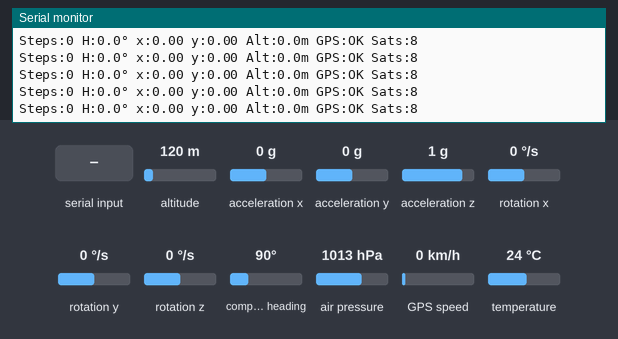
A sketch run on a simulated ESP32-S3. On the bench: the last lines printed to the serial monitor. Inputs (shaded band) come from the test bench; at power-on: rotation z 0 °/s, altitude 120 m, compass heading 90°, air pressure 1013 hPa, acceleration x 0 g, acceleration y 0 g, acceleration z 1 g, rotation x 0 °/s, rotation y 0 °/s, GPS speed 0 km/h, temperature 24 °C. The GPS gets a fix after 3 s at 37.7749, -122.4194 with 8 satellites; nothing arrives over Bluetooth unless stated; a phone connects over Bluetooth LE 3 s after start.

Above: at 8.8 s.
8.9 s: rotation z set to -192 °/s
At 8.96 s:
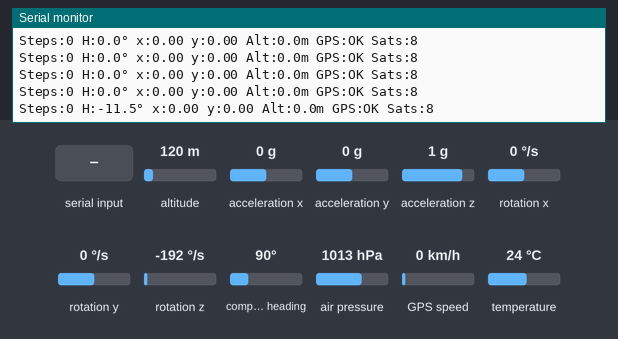
10.4 s: "1" received over the second serial link
At 10.77 s:
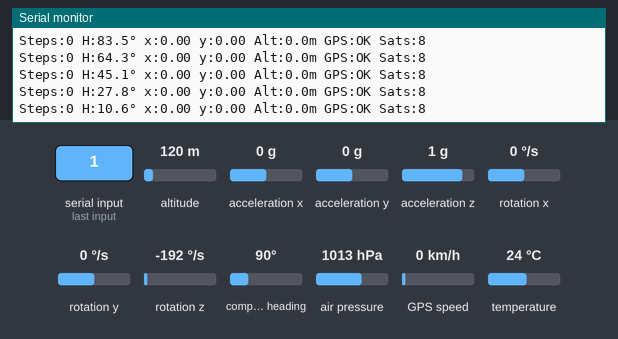
11.9 s: altitude set to 20 m
At 11.97 s:
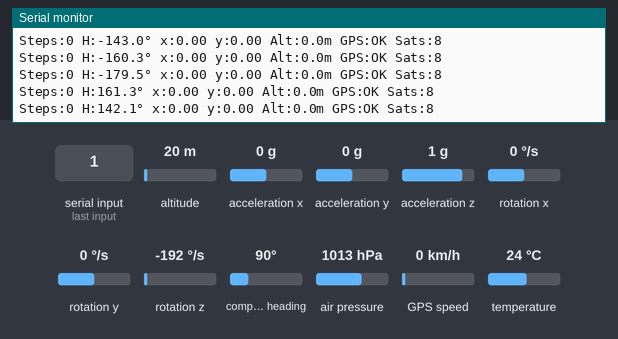
13.4 s: compass heading set to 7°
At 13.48 s:
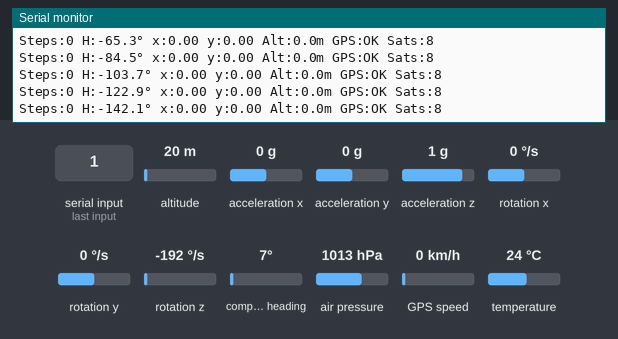
14.9 s: "0" received over the second serial link
16.4 s: air pressure set to 952 hPa
At 16.4 s:
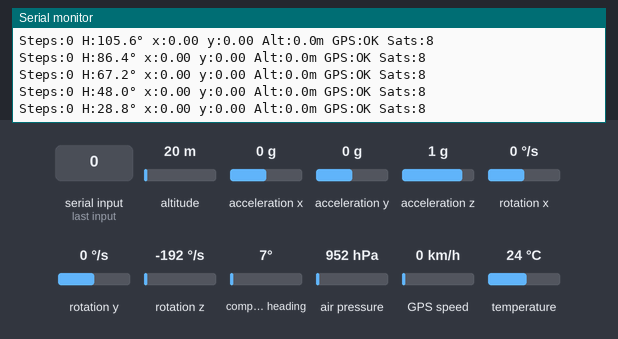
Timing chart, 0 to 18.9 s (numbered marks = the images above; inputs shaded):
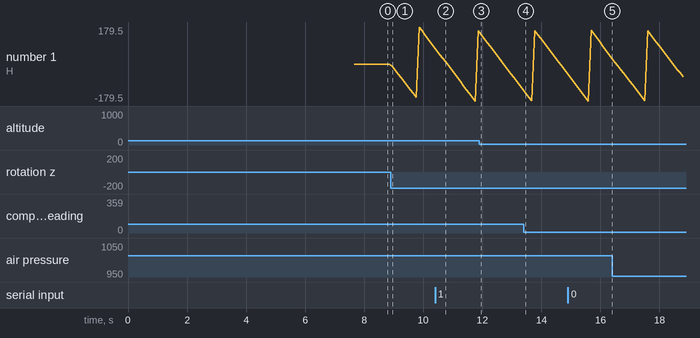

Measured:
- after the input at 8.9 s, the serial monitor: prints a new line after 0.06 s (image 1)
- after the input at 10.4 s, the serial monitor: prints a new line after 0.36 s (image 2)
- plotted number 1: 0 → 83.5 after the input at 8.9 s

The sketch:

Dead_reck_mark_I.ino
```cpp
// ============================================================
// PDR Localization System — ESP32-S3 SuperMini
// Sensors: MPU6050 + BMP280 (I2C) + BN220 GPS (UART)
// BLE GATT notification output at ~10Hz
// ============================================================
// ⚠ MOUNTING NOTE: Always mount at waist, chest, or secure
// pocket. Hand-held testing introduces severe arm-swing noise
// that corrupts step detection and heading. Results will be
// poor if you just hold the device while walking.
// ============================================================

#include <Wire.h>
#include <Adafruit_MPU6050.h>
#include <Adafruit_BMP280.h>
#include <Adafruit_Sensor.h>
#include <TinyGPSPlus.h>
#include <HardwareSerial.h>
#include <ArduinoBLE.h>
#include <math.h>

// ============================================================
// PIN CONFIGURATION
// ============================================================
#define I2C_SDA         8
#define I2C_SCL         9
#define GPS_RX_PIN      1       // ESP32 RX ← GPS TX
#define GPS_TX_PIN      3       // ESP32 TX → GPS RX (unused)
#define GPS_BAUD        9600
#define IMU_SAMPLE_HZ   100
#define IMU_INTERVAL_MS (1000 / IMU_SAMPLE_HZ)

// ============================================================
// BLE CONFIGURATION
// ============================================================
#define BLE_DEVICE_NAME     "PDR_ESP32"
#define BLE_SERVICE_UUID    "12345678-1234-1234-1234-1234567890AB"
#define BLE_CHAR_UUID       "12345678-1234-1234-1234-1234567890CD"

BLEService         pdrService(BLE_SERVICE_UUID);
BLECharacteristic  pdrChar(BLE_CHAR_UUID,
                           BLERead | BLENotify,
                           128);   // 128-byte payload

// ============================================================
// SENSOR OBJECTS
// ============================================================
Adafruit_MPU6050  mpu;
Adafruit_BMP280   bmp;
TinyGPSPlus       gps;
HardwareSerial    gpsSerial(1);   // UART1

// ============================================================
// CALIBRATION STATE
// ============================================================
float accelBiasX = 0, accelBiasY = 0, accelBiasZ = 0;
float gyroBiasX  = 0, gyroBiasY  = 0, gyroBiasZ  = 0;
const int   CALIB_SAMPLES   = 500;
const float GRAVITY         = 9.81f;

// ============================================================
// IMU FILTERING
// ============================================================
// α close to 1 = heavy smoothing (slower response)
// α close to 0 = less smoothing (faster response)
// 0.15 works well at 100Hz for walking (2 Hz gait)
const float LPF_ALPHA   = 0.15f;
float       accelMagLPF = GRAVITY;   // initialise to 1g

// ============================================================
// STEP DETECTION PARAMETERS
// ============================================================
// TUNING GUIDE:
//   STEP_UPPER_THRESHOLD: peak that confirms a step push-off.
//     Too low → false steps from swaying. Too high → missed steps.
//     Start at 10.5 m/s² and adjust ±0.5 until ~2 steps/sec walking
//     gives exactly 2 counts/sec.
//   STEP_LOWER_THRESHOLD: must fall below this after a peak.
//     Prevents double-counting the same step.
//   STEP_DEBOUNCE_MS: minimum time between steps.
//     Normal walking ~350–600ms between steps.
//     Set to 300ms to allow fast walking; raise to 400ms if
//     you see double-counting.
const float STEP_UPPER_THRESHOLD = 10.5f;   // m/s²
const float STEP_LOWER_THRESHOLD = 9.5f;    // m/s²
const int   STEP_DEBOUNCE_MS     = 300;     // ms

bool        stepPeakDetected  = false;
bool        belowLower        = true;
uint32_t    lastStepTime      = 0;
uint32_t    stepCount         = 0;
bool        stepThisFrame     = false;

// Peak tracker for Weinberg step length
float accelMax = GRAVITY;
float accelMin = GRAVITY;

// ============================================================
// STEP LENGTH ESTIMATION — WEINBERG METHOD
// ============================================================
// step_length = K * (amax - amin)^0.25
// K is the Weinberg constant. Calibrate experimentally:
//   Walk 20 steps on a measured 10m course.
//   Measure actual distance / step_count = actual_step_len
//   Compute estimated_step_len from formula.
//   K_new = K_old * (actual_step_len / estimated_step_len)
// Typical K range: 0.38–0.50 for waist/chest mount.
// Reduce K for chest mount, increase for loose pocket.
const float WEINBERG_K = 0.45f;   // meters

// ============================================================
// HEADING / YAW STATE
// ============================================================
// ⚠ CRITICAL LIMITATION: MPU6050 has NO magnetometer.
// Gyro-only yaw drifts at ~0.5–3°/sec depending on temperature
// and motion. Without mag or GPS correction, heading becomes
// unreliable after ~30–60 seconds of walking. This implementation
// corrects heading using GPS course when moving fast enough.
// This is NOT sufficient for indoor use or slow walking.
// Future upgrade path: add HMC5883L or use BNO055.
float heading_rad   = 0.0f;   // radians, 0 = east (GPS convention)
float gyroBiasZ_rt  = 0.0f;   // runtime drift estimate (future use)

// Complementary heading fusion weight
// β = 0 → pure gyro (drifts fast), β = 1 → pure GPS course (jumpy)
// 0.05–0.15 works well for outdoor walking
const float GPS_HEADING_WEIGHT = 0.08f;

// ============================================================
// PEDESTRIAN DEAD RECKONING STATE
// ============================================================
float pdr_x = 0.0f;   // meters east  from origin
float pdr_y = 0.0f;   // meters north from origin

// ============================================================
// GPS STATE AND REFERENCE ORIGIN
// ============================================================
double originLat = 0.0, originLon = 0.0;
bool   originSet = false;

double rawGpsLat = 0.0, rawGpsLon = 0.0;
double fusedLat  = 0.0, fusedLon  = 0.0;
float  gpsSpeed  = 0.0f;    // m/s
float  gpsCourse = 0.0f;    // degrees true north
int    gpsSats   = 0;
bool   gpsValid  = false;
bool   newGpsFix = false;

// GPS fusion parameters
// GPS_FUSION_ALPHA: weight given to GPS position vs PDR each fix.
//   0.3 = trusts GPS 30%, PDR 70%.
//   Increase if GPS quality is good (open sky, 8+ sats).
//   Decrease if GPS is noisy or indoors.
// GPS_OUTLIER_METERS: reject GPS fix if it jumps more than this
//   from current PDR position. 30m is conservative for 1Hz GPS.
const float GPS_FUSION_ALPHA   = 0.30f;
const float GPS_OUTLIER_METERS = 30.0f;
const float GPS_MIN_SPEED_MS   = 0.5f;    // m/s — below this ignore GPS course
const int   GPS_MIN_SATS       = 4;

// ============================================================
// BMP280 STATE
// ============================================================
float altitude_m = 0.0f;
float pressure_hpa = 0.0f;
float altitudeBaseline = 0.0f;
bool  altBaselineSet   = false;

// ============================================================
// TIMING
// ============================================================
uint32_t lastImuTime    = 0;
uint32_t lastBleTime    = 0;
uint32_t lastBmpTime    = 0;
const int BLE_TX_INTERVAL_MS = 100;   // 10Hz
const int BMP_INTERVAL_MS    = 500;   // 2Hz

// ============================================================
// COORDINATE CONVERSION UTILITIES
// ============================================================
// Earth radius in meters (WGS-84 approximation)
const double EARTH_R = 6371000.0;

// Convert local x (east), y (north) displacement in meters
// to absolute lat/lon given an origin lat/lon
void xy_to_latlon(double ox, double oy,         // origin lat/lon degrees
                  float x,  float y,            // local meters
                  double &lat, double &lon) {
    lat = ox + (y / EARTH_R) * (180.0 / M_PI);
    lon = oy + (x / (EARTH_R * cos(ox * M_PI / 180.0))) * (180.0 / M_PI);
}

// Convert absolute lat/lon to local x (east), y (north) meters
// relative to origin
void latlon_to_xy(double ox,  double oy,        // origin lat/lon degrees
                  double lat, double lon,        // point lat/lon degrees
                  float &x,   float &y) {
    y = (float)((lat - ox) * M_PI / 180.0 * EARTH_R);
    x = (float)((lon - oy) * M_PI / 180.0 * EARTH_R *
                cos(ox * M_PI / 180.0));
}

// ============================================================
// CALIBRATION
// ============================================================
void calibrateIMU() {
    Serial.println("[CAL] Keep device STILL for calibration...");
    delay(2000);

    double sumAx = 0, sumAy = 0, sumAz = 0;
    double sumGx = 0, sumGy = 0, sumGz = 0;

    for (int i = 0; i < CALIB_SAMPLES; i++) {
        sensors_event_t a, g, temp;
        mpu.getEvent(&a, &g, &temp);

        sumAx += a.acceleration.x;
        sumAy += a.acceleration.y;
        sumAz += a.acceleration.z;
        sumGx += g.gyro.x;
        sumGy += g.gyro.y;
        sumGz += g.gyro.z;

        delay(5);   // ~200Hz during calibration
    }

    accelBiasX = sumAx / CALIB_SAMPLES;
    accelBiasY = sumAy / CALIB_SAMPLES;
    // Z bias: remove gravity component (assume device roughly flat)
    accelBiasZ = (sumAz / CALIB_SAMPLES) - GRAVITY;
    gyroBiasX  = sumGx / CALIB_SAMPLES;
    gyroBiasY  = sumGy / CALIB_SAMPLES;
    gyroBiasZ  = sumGz / CALIB_SAMPLES;

    Serial.printf("[CAL] AccelBias: %.4f %.4f %.4f\n",
                  accelBiasX, accelBiasY, accelBiasZ);
    Serial.printf("[CAL] GyroBias:  %.4f %.4f %.4f\n",
                  gyroBiasX,  gyroBiasY,  gyroBiasZ);
    Serial.println("[CAL] Calibration complete.");
}

// ============================================================
// SETUP
// ============================================================
void setup() {
    Serial.begin(115200);
    delay(1000);
    Serial.println("[BOOT] PDR Localization System");

    // I2C
    Wire.begin(I2C_SDA, I2C_SCL);

    // MPU6050
    if (!mpu.begin()) {
        Serial.println("[ERR] MPU6050 not found! Check wiring.");
        while (1) delay(500);
    }
    mpu.setAccelerometerRange(MPU6050_RANGE_4_G);
    mpu.setGyroRange(MPU6050_RANGE_500_DEG);
    // Built-in DLPF at 21Hz reduces high-freq vibration noise
    mpu.setFilterBandwidth(MPU6050_BAND_21_HZ);
    Serial.println("[OK] MPU6050 ready");

    // BMP280
    if (!bmp.begin(0x76)) {
        if (!bmp.begin(0x77)) {
            Serial.println("[ERR] BMP280 not found! Check wiring.");
            while (1) delay(500);
        }
    }
    bmp.setSampling(Adafruit_BMP280::MODE_NORMAL,
                    Adafruit_BMP280::SAMPLING_X2,
                    Adafruit_BMP280::SAMPLING_X16,
                    Adafruit_BMP280::FILTER_X16,
                    Adafruit_BMP280::STANDBY_MS_500);
    Serial.println("[OK] BMP280 ready");

    // GPS UART
    gpsSerial.begin(GPS_BAUD, SERIAL_8N1, GPS_RX_PIN, GPS_TX_PIN);
    Serial.println("[OK] GPS UART ready");

    // IMU Calibration
    calibrateIMU();

    // BLE
    if (!BLE.begin()) {
        Serial.println("[ERR] BLE init failed!");
        while (1) delay(500);
    }
    BLE.setLocalName(BLE_DEVICE_NAME);
    BLE.setAdvertisedService(pdrService);
    pdrService.addCharacteristic(pdrChar);
    BLE.addService(pdrService);
    BLE.advertise();
    Serial.printf("[OK] BLE advertising as '%s'\n", BLE_DEVICE_NAME);

    // Baseline altitude (average 20 readings)
    float altSum = 0;
    for (int i = 0; i < 20; i++) {
        altSum += bmp.readAltitude(1013.25);
        delay(50);
    }
    altitudeBaseline = altSum / 20.0f;
    altBaselineSet = true;
    Serial.printf("[OK] Altitude baseline: %.2f m\n", altitudeBaseline);

    lastImuTime = millis();
    Serial.println("[READY] System running.");
}

// ============================================================
// IMU + PDR UPDATE (called at ~100Hz)
// ============================================================
void updateIMU() {
    sensors_event_t a, g, temp;
    mpu.getEvent(&a, &g, &temp);

    // Apply bias correction
    float ax = a.acceleration.x - accelBiasX;
    float ay = a.acceleration.y - accelBiasY;
    float az = a.acceleration.z - accelBiasZ;
    float gz = g.gyro.z        - gyroBiasZ;

    // Acceleration magnitude (should be ~9.81 at rest)
    float accelMag = sqrtf(ax*ax + ay*ay + az*az);

    // Low-pass filter — smooth out high-frequency vibrations
    accelMagLPF = LPF_ALPHA * accelMag + (1.0f - LPF_ALPHA) * accelMagLPF;

    // Track min/max for Weinberg within each step window
    if (accelMagLPF > accelMax) accelMax = accelMagLPF;
    if (accelMagLPF < accelMin) accelMin = accelMagLPF;

    // ---- STEP DETECTION (Schmidt trigger / peak detector) ----
    stepThisFrame = false;
    uint32_t now  = millis();

    if (!stepPeakDetected && belowLower &&
        accelMagLPF > STEP_UPPER_THRESHOLD) {
        // Rising edge — potential step
        stepPeakDetected = true;
        belowLower = false;
    }

    if (stepPeakDetected && accelMagLPF < STEP_LOWER_THRESHOLD) {
        // Falling edge — confirm step if debounce elapsed
        belowLower = true;
        if ((now - lastStepTime) >= (uint32_t)STEP_DEBOUNCE_MS) {
            // ---- CONFIRMED STEP ----
            stepThisFrame = true;
            stepCount++;
            lastStepTime = now;

            // Weinberg step length
            float stepLen = WEINBERG_K *
                            powf(accelMax - accelMin, 0.25f);
            // Clamp to sane range (0.3m–1.0m)
            stepLen = constrain(stepLen, 0.30f, 1.00f);

            // PDR displacement update
            pdr_x += stepLen * cosf(heading_rad);
            pdr_y += stepLen * sinf(heading_rad);

            // Reset peak tracker for next step
            accelMax = accelMagLPF;
            accelMin = accelMagLPF;
        }
        stepPeakDetected = false;
    }

    // ---- GYRO YAW INTEGRATION ----
    // dt is nominally 10ms (100Hz) but we use actual elapsed time
    float dt = IMU_INTERVAL_MS / 1000.0f;
    // gz in rad/s; integrate into heading
    // MPU6050 z-axis is vertical when flat. Adjust sign if
    // your mounting orientation is different.
    heading_rad += gz * dt;
    // Wrap to [-π, π]
    while (heading_rad >  M_PI) heading_rad -= 2.0f * M_PI;
    while (heading_rad < -M_PI) heading_rad += 2.0f * M_PI;
}

// ============================================================
// GPS PROCESSING (called when new NMEA data arrives)
// ============================================================
void processGPS() {
    if (!gps.location.isValid() || !gps.location.isUpdated()) return;

    rawGpsLat = gps.location.lat();
    rawGpsLon = gps.location.lng();
    gpsValid  = gps.location.isValid();
    gpsSats   = gps.satellites.isValid() ? gps.satellites.value() : 0;
    gpsSpeed  = gps.speed.isValid() ?
                (float)gps.speed.mps() : 0.0f;
    gpsCourse = gps.course.isValid() ?
                (float)gps.course.deg() : gpsCourse;

    newGpsFix = true;

    // Quality gate
    if (!gpsValid || gpsSats < GPS_MIN_SATS) return;

    // Set reference origin on first valid fix
    if (!originSet) {
        originLat = rawGpsLat;
        originLon = rawGpsLon;
        originSet = true;
        fusedLat  = rawGpsLat;
        fusedLon  = rawGpsLon;
        Serial.printf("[GPS] Origin set: %.7f, %.7f\n",
                      originLat, originLon);
        return;
    }

    // Convert GPS fix to local x, y
    float gps_x, gps_y;
    latlon_to_xy(originLat, originLon,
                 rawGpsLat, rawGpsLon,
                 gps_x, gps_y);

    // Outlier rejection: if GPS jumps too far from PDR, skip it
    float dist = sqrtf((gps_x - pdr_x)*(gps_x - pdr_x) +
                       (gps_y - pdr_y)*(gps_y - pdr_y));
    if (dist > GPS_OUTLIER_METERS) {
        Serial.printf("[GPS] Outlier rejected: %.1f m jump\n", dist);
        return;
    }

    // ---- COMPLEMENTARY POSITION FUSION ----
    pdr_x = GPS_FUSION_ALPHA * gps_x + (1.0f - GPS_FUSION_ALPHA) * pdr_x;
    pdr_y = GPS_FUSION_ALPHA * gps_y + (1.0f - GPS_FUSION_ALPHA) * pdr_y;

    // ---- HEADING CORRECTION FROM GPS COURSE ----
    // Only trust GPS course when moving at meaningful speed
    if (gpsSpeed > GPS_MIN_SPEED_MS && gps.course.isValid()) {
        // GPS course is clockwise from true north.
        // Convert to math convention: CCW from east.
        float gpsCourse_rad = (90.0f - gpsCourse) * M_PI / 180.0f;
        // Complementary blend
        // Blend shortest angular path to avoid wrap-around issues
        float diff = gpsCourse_rad - heading_rad;
        while (diff >  M_PI) diff -= 2.0f * M_PI;
        while (diff < -M_PI) diff += 2.0f * M_PI;
        heading_rad += GPS_HEADING_WEIGHT * diff;
    }

    // Reconstruct fused lat/lon from fused x, y
    xy_to_latlon(originLat, originLon, pdr_x, pdr_y, fusedLat, fusedLon);
}

// ============================================================
// BLE TRANSMISSION
// ============================================================
// Packet format (comma-separated ASCII for easy Python parsing):
// steps,stepFlag,heading_deg,x,y,alt,pressure,
// rawLat,rawLon,fusedLat,fusedLon,
// gpsSpeed,gpsCourse,sats,gpsValid
// ============================================================
void transmitBLE() {
    if (!BLE.connected()) return;

    char buf[128];
    float headingDeg = heading_rad * 180.0f / M_PI;

    int len = snprintf(buf, sizeof(buf),
        "%lu,%d,%.2f,%.3f,%.3f,%.2f,%.2f,"
        "%.7f,%.7f,%.7f,%.7f,"
        "%.2f,%.1f,%d,%d",
        stepCount,
        (int)stepThisFrame,
        headingDeg,
        pdr_x, pdr_y,
        altitude_m, pressure_hpa,
        rawGpsLat, rawGpsLon,
        fusedLat,  fusedLon,
        gpsSpeed, gpsCourse,
        gpsSats, (int)gpsValid
    );

    pdrChar.writeValue((uint8_t*)buf, len);
}

// ============================================================
// MAIN LOOP
// ============================================================
void loop() {
    // Feed GPS bytes to TinyGPSPlus
    while (gpsSerial.available() > 0) {
        char c = gpsSerial.read();
        if (gps.encode(c)) {
            processGPS();
        }
    }

    uint32_t now = millis();

    // IMU update at 100Hz
    if (now - lastImuTime >= IMU_INTERVAL_MS) {
        lastImuTime = now;
        updateIMU();
    }

    // BMP280 update at 2Hz
    if (now - lastBmpTime >= BMP_INTERVAL_MS) {
        lastBmpTime  = now;
        pressure_hpa = bmp.readPressure() / 100.0f;
        float rawAlt = bmp.readAltitude(1013.25f);
        altitude_m   = rawAlt - altitudeBaseline;   // relative altitude
    }

    // BLE transmit at 10Hz
    if (now - lastBleTime >= BLE_TX_INTERVAL_MS) {
        lastBleTime = now;
        BLE.poll();
        transmitBLE();

        // Debug to Serial
        Serial.printf("Steps:%lu H:%.1f° x:%.2f y:%.2f "
                      "Alt:%.1fm GPS:%s Sats:%d\n",
                      stepCount,
                      heading_rad * 180.0f / M_PI,
                      pdr_x, pdr_y,
                      altitude_m,
                      gpsValid ? "OK" : "NO",
                      gpsSats);
    }
}
```
